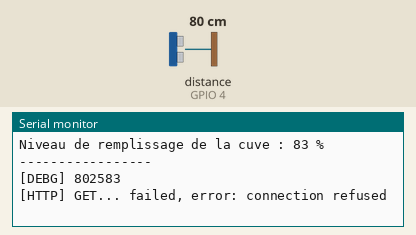
A sketch run on a simulated ESP32. Parts: the last lines printed to the serial monitor. The test bench sets the inputs (shaded band); at power-on: distance to the obstacle (sensor on GPIO 4) 80 cm. WiFi joins after 1.5 s; servers stay silent unless stated.

Above: at 7.5 s.
7.6 s: distance to the obstacle (sensor on GPIO 4) set to 2 cm
At 12.09 s:
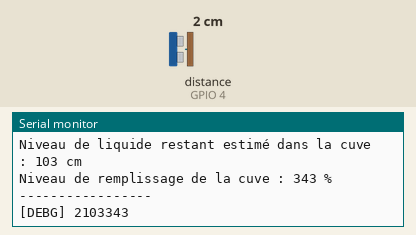
14.0 s: distance to the obstacle (sensor on GPIO 4) set to 4 cm
At 18.0 s:
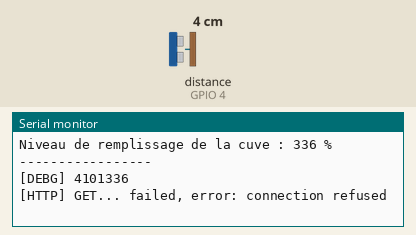
Timing chart, 0 to 19.5 s (numbered marks = the images above; inputs shaded):
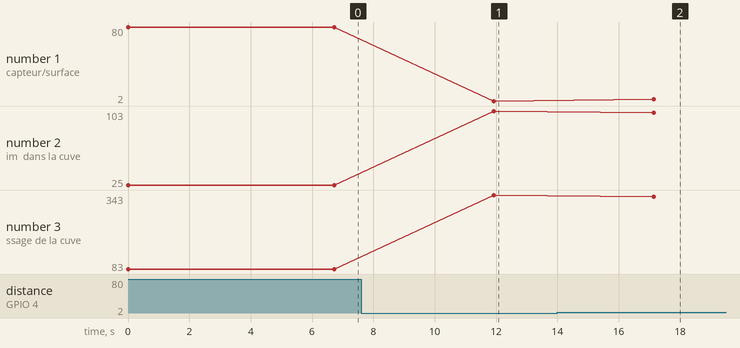

Measured:
- after the input at 7.6 s, the serial monitor: prints a new line after 4.3 s (image 1)
- after the input at 14.0 s, the serial monitor: prints a new line after 3.1 s (image 2)
- plotted number 1: 80 → 2 after the input at 7.6 s, 2 → 4 after the input at 14.0 s
- plotted number 2: 25 → 103 after the input at 7.6 s, 103 → 101 after the input at 14.0 s
- plotted number 3: 83 → 343 after the input at 7.6 s, 343 → 336 after the input at 14.0 s

The sketch:

module_cuve_tbeam_final.ino
```cpp
#include <UltrasonicSensor.h>
#include <WiFi.h>
#include <LiquidCrystal_I2C.h>
#include <Wire.h>
#include <WiFiMulti.h>
#include <HTTPClient.h>

UltrasonicSensor ultrasonic(0, 4);
LiquidCrystal_I2C lcd(0x27,16,2);

WiFiMulti wifiMulti;

int hauteur_totale = 105; // modifier suivant la hauteur de la cuve
int hauteur_cuve = 30;
const char* ssid = "POP_SENSORS";
const char* password = "P0PS3NS0RS!";

void setup() {
  Serial.begin(115200);
  wifiMulti.addAP(ssid, password);
}

void loop() {
  int distance = ultrasonic.distanceInCentimeters();
  int hauteur_restante = hauteur_totale - distance;
  int hauteur_perdue = hauteur_cuve - hauteur_restante;
  int hauteur_restante_cuve = hauteur_cuve - hauteur_perdue;
  int pourcentage = (hauteur_restante_cuve * 100) / hauteur_cuve;
  Serial.print("Distance capteur/surface: ");
  Serial.print(distance);
  Serial.println(" cm");
  Serial.print("Niveau de liquide restant estimé dans la cuve : ");
  Serial.print(hauteur_restante_cuve);
  Serial.println(" cm");
  Serial.print("Niveau de remplissage de la cuve : ");
  Serial.print(pourcentage);
  Serial.println(" %");
  Serial.println("-----------------");

if ((wifiMulti.run() == WL_CONNECTED)) {
    HTTPClient http;
    Serial.println("[DEBG] " + String(distance) + String(hauteur_restante) + String(pourcentage));
    http.begin("http://node03.popschool-willems.fr:1880/mod2/" + String(pourcentage));
    int httpCode = http.GET();
    if (httpCode > 0) {
      Serial.printf("[HTTP] GET... code: %d\n", httpCode);
      if (httpCode == HTTP_CODE_OK) {
        String payload = http.getString();
        Serial.println(payload);}}
    else {
      Serial.printf("[HTTP] GET... failed, error: %s\n", http.errorToString(httpCode).c_str());
    }
    http.end();}

  delay(5000);
}
```
